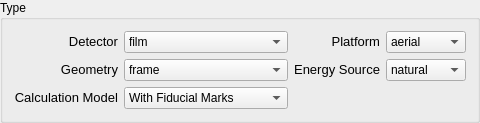
       <widget class="QGroupBox" name="groupBox">
        <property name="title">
         <string>Type</string>
        </property>
        <layout class="QGridLayout" name="gridLayout" columnstretch="1,0,1,1,1" columnminimumwidth="0,0,0,0,0">
         <item row="0" column="0">
          <widget class="QLabel" name="label_3">
           <property name="sizePolicy">
            <sizepolicy hsizetype="MinimumExpanding" vsizetype="Preferred">
             <horstretch>0</horstretch>
             <verstretch>0</verstretch>
            </sizepolicy>
           </property>
           <property name="minimumSize">
            <size>
             <width>70</width>
             <height>0</height>
            </size>
           </property>
           <property name="text">
            <string>&lt;!DOCTYPE HTML PUBLIC &quot;-//W3C//DTD HTML 4.0//EN&quot; &quot;http://www.w3.org/TR/REC-html40/strict.dtd&quot;&gt;
&lt;html&gt;&lt;head&gt;&lt;meta name=&quot;qrichtext&quot; content=&quot;1&quot; /&gt;&lt;style type=&quot;text/css&quot;&gt;
p, li { white-space: pre-wrap; }
&lt;/style&gt;&lt;/head&gt;&lt;body style=&quot; font-family:'Sans'; font-size:10pt; font-weight:400; font-style:normal;&quot;&gt;
&lt;table style=&quot;-qt-table-type: root; margin-top:4px; margin-bottom:4px; margin-left:4px; margin-right:4px;&quot;&gt;
&lt;tr&gt;
&lt;td style=&quot;border: none;&quot;&gt;
&lt;p align=&quot;right&quot; style=&quot; margin-top:0px; margin-bottom:0px; margin-left:0px; margin-right:0px; -qt-block-indent:0; text-indent:0px;&quot;&gt;Detector&lt;/p&gt;&lt;/td&gt;&lt;/tr&gt;&lt;/table&gt;&lt;/body&gt;&lt;/html&gt;</string>
           </property>
           <property name="alignment">
            <set>Qt::AlignRight|Qt::AlignTrailing|Qt::AlignVCenter</set>
           </property>
          </widget>
         </item>
         <item row="0" column="1" colspan="2">
          <widget class="QComboBox" name="detectorCombo">
           <property name="minimumSize">
            <size>
             <width>80</width>
             <height>0</height>
            </size>
           </property>
           <item>
            <property name="text">
             <string>film</string>
            </property>
           </item>
           <item>
            <property name="text">
             <string>ccd</string>
            </property>
           </item>
          </widget>
         </item>
         <item row="0" column="3">
          <widget class="QLabel" name="label_4">
           <property name="sizePolicy">
            <sizepolicy hsizetype="MinimumExpanding" vsizetype="Preferred">
             <horstretch>0</horstretch>
             <verstretch>0</verstretch>
            </sizepolicy>
           </property>
           <property name="minimumSize">
            <size>
             <width>70</width>
             <height>0</height>
            </size>
           </property>
           <property name="text">
            <string>&lt;!DOCTYPE HTML PUBLIC &quot;-//W3C//DTD HTML 4.0//EN&quot; &quot;http://www.w3.org/TR/REC-html40/strict.dtd&quot;&gt;
&lt;html&gt;&lt;head&gt;&lt;meta name=&quot;qrichtext&quot; content=&quot;1&quot; /&gt;&lt;style type=&quot;text/css&quot;&gt;
p, li { white-space: pre-wrap; }
&lt;/style&gt;&lt;/head&gt;&lt;body style=&quot; font-family:'Sans'; font-size:10pt; font-weight:400; font-style:normal;&quot;&gt;
&lt;table style=&quot;-qt-table-type: root; margin-top:4px; margin-bottom:4px; margin-left:4px; margin-right:4px;&quot;&gt;
&lt;tr&gt;
&lt;td style=&quot;border: none;&quot;&gt;
&lt;p align=&quot;right&quot; style=&quot; margin-top:0px; margin-bottom:0px; margin-left:0px; margin-right:0px; -qt-block-indent:0; text-indent:0px;&quot;&gt;Platform&lt;/p&gt;&lt;/td&gt;&lt;/tr&gt;&lt;/table&gt;&lt;/body&gt;&lt;/html&gt;</string>
           </property>
          </widget>
         </item>
         <item row="0" column="4">
          <widget class="QComboBox" name="platformCombo">
           <property name="minimumSize">
            <size>
             <width>80</width>
             <height>0</height>
            </size>
           </property>
           <item>
            <property name="text">
             <string>aerial</string>
            </property>
           </item>
          </widget>
         </item>
         <item row="1" column="0">
          <widget class="QLabel" name="label_2">
           <property name="sizePolicy">
            <sizepolicy hsizetype="MinimumExpanding" vsizetype="Preferred">
             <horstretch>0</horstretch>
             <verstretch>0</verstretch>
            </sizepolicy>
           </property>
           <property name="minimumSize">
            <size>
             <width>70</width>
             <height>0</height>
            </size>
           </property>
           <property name="text">
            <string>&lt;!DOCTYPE HTML PUBLIC &quot;-//W3C//DTD HTML 4.0//EN&quot; &quot;http://www.w3.org/TR/REC-html40/strict.dtd&quot;&gt;
&lt;html&gt;&lt;head&gt;&lt;meta name=&quot;qrichtext&quot; content=&quot;1&quot; /&gt;&lt;style type=&quot;text/css&quot;&gt;
p, li { white-space: pre-wrap; }
&lt;/style&gt;&lt;/head&gt;&lt;body style=&quot; font-family:'Sans'; font-size:10pt; font-weight:400; font-style:normal;&quot;&gt;
&lt;table style=&quot;-qt-table-type: root; margin-top:4px; margin-bottom:4px; margin-left:4px; margin-right:4px;&quot;&gt;
&lt;tr&gt;
&lt;td style=&quot;border: none;&quot;&gt;
&lt;p align=&quot;right&quot; style=&quot; margin-top:0px; margin-bottom:0px; margin-left:0px; margin-right:0px; -qt-block-indent:0; text-indent:0px;&quot;&gt;Geometry&lt;/p&gt;&lt;/td&gt;&lt;/tr&gt;&lt;/table&gt;&lt;/body&gt;&lt;/html&gt;</string>
           </property>
          </widget>
         </item>
         <item row="1" column="1" colspan="2">
          <widget class="QComboBox" name="geometryCombo">
           <property name="minimumSize">
            <size>
             <width>80</width>
             <height>0</height>
            </size>
           </property>
           <item>
            <property name="text">
             <string>frame</string>
            </property>
           </item>
          </widget>
         </item>
         <item row="1" column="3">
          <widget class="QLabel" name="label_26">
           <property name="text">
            <string>&lt;!DOCTYPE HTML PUBLIC &quot;-//W3C//DTD HTML 4.0//EN&quot; &quot;http://www.w3.org/TR/REC-html40/strict.dtd&quot;&gt;
&lt;html&gt;&lt;head&gt;&lt;meta name=&quot;qrichtext&quot; content=&quot;1&quot; /&gt;&lt;style type=&quot;text/css&quot;&gt;
p, li { white-space: pre-wrap; }
&lt;/style&gt;&lt;/head&gt;&lt;body style=&quot; font-family:'Sans'; font-size:10pt; font-weight:400; font-style:normal;&quot;&gt;
&lt;table style=&quot;-qt-table-type: root; margin-top:4px; margin-bottom:4px; margin-left:4px; margin-right:4px;&quot;&gt;
&lt;tr&gt;
&lt;td style=&quot;border: none;&quot;&gt;
&lt;p align=&quot;right&quot; style=&quot; margin-top:0px; margin-bottom:0px; margin-left:0px; margin-right:0px; -qt-block-indent:0; text-indent:0px;&quot;&gt;Energy Source&lt;/p&gt;&lt;/td&gt;&lt;/tr&gt;&lt;/table&gt;&lt;/body&gt;&lt;/html&gt;</string>
           </property>
           <property name="alignment">
            <set>Qt::AlignRight|Qt::AlignTrailing|Qt::AlignVCenter</set>
           </property>
          </widget>
         </item>
         <item row="1" column="4">
          <widget class="QComboBox" name="energyCombo">
           <property name="minimumSize">
            <size>
             <width>80</width>
             <height>0</height>
            </size>
           </property>
           <item>
            <property name="text">
             <string>natural</string>
            </property>
           </item>
          </widget>
         </item>
         <item row="2" column="0">
          <widget class="QLabel" name="label_20">
           <property name="text">
            <string>&lt;!DOCTYPE HTML PUBLIC &quot;-//W3C//DTD HTML 4.0//EN&quot; &quot;http://www.w3.org/TR/REC-html40/strict.dtd&quot;&gt;
&lt;html&gt;&lt;head&gt;&lt;meta name=&quot;qrichtext&quot; content=&quot;1&quot; /&gt;&lt;style type=&quot;text/css&quot;&gt;
p, li { white-space: pre-wrap; }
&lt;/style&gt;&lt;/head&gt;&lt;body style=&quot; font-family:'MS Shell Dlg 2'; font-size:8.25pt; font-weight:400; font-style:normal;&quot;&gt;
&lt;p align=&quot;right&quot; style=&quot; margin-top:0px; margin-bottom:0px; margin-left:0px; margin-right:0px; -qt-block-indent:0; text-indent:0px;&quot;&gt;&lt;span style=&quot; font-size:10pt;&quot;&gt;Calculation Model&lt;/span&gt;&lt;/p&gt;&lt;/body&gt;&lt;/html&gt;</string>
           </property>
          </widget>
         </item>
         <item row="2" column="1" colspan="2">
          <widget class="QComboBox" name="calcModelComboBox">
           <item>
            <property name="text">
             <string>With Fiducial Marks</string>
            </property>
           </item>
           <item>
            <property name="text">
             <string>With Sensor Dimensions</string>
            </property>
           </item>
           <item>
            <property name="text">
             <string>Fixed Parameters</string>
            </property>
           </item>
          </widget>
         </item>
        </layout>
       </widget>
